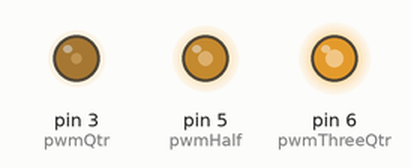
Simulated run of this sketch. Board: Arduino Uno, built with avr-gcc and run on an emulated ATmega328P. On the bench: output pins drawn as LEDs (lit = HIGH).

Above: at 0.1 s.
Timing chart, 0 to 1.6 s (numbered marks = the images above):
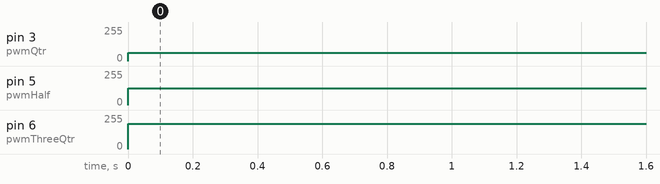

Measured:
- by itself, pin 3 (pwmQtr): 0/255 → 63/255 at 0.00 s
- by itself, pin 5 (pwmHalf): 0/255 → 127/255 at 0.00 s
- by itself, pin 6 (pwmThreeQtr): 0/255 → 191/255 at 0.00 s

The sketch:

uno_pwm_mod.ino
```cpp
// PWM (Pulse Width Modulation) range is 0 to 255.

const int pwmQtr = 3 ; // Initializing pin 3 as 1/4 pulse variable
const int pwmHalf = 5 ; // Initializing pin 5 as 1/2 pulse variable
const int pwmThreeQtr = 6 ; // Initializing pin 6 as 3/4 pulse variable

const int qtrPulseWidth = 63; // Initializing pulse width to 1/4
const int halfPulseWidth = 127; // Initializing pulse width to 1/2
const int threeQtrPulseWidth = 191; // Initializing pulse width to 3/4


void setup()
{
     pinMode(pwmQtr,OUTPUT) ; // Set pin 3
     pinMode(pwmHalf,OUTPUT) ; // Set pin 5
     pinMode(pwmThreeQtr,OUTPUT) ; // Set pin 6
}
void loop()
{
     analogWrite(pwmQtr, qtrPulseWidth); // Setting pwm to 63
     analogWrite(pwmHalf, halfPulseWidth); // Setting pwm to 127
     analogWrite(pwmThreeQtr, threeQtrPulseWidth); // Setting pwm to 191
}
```
